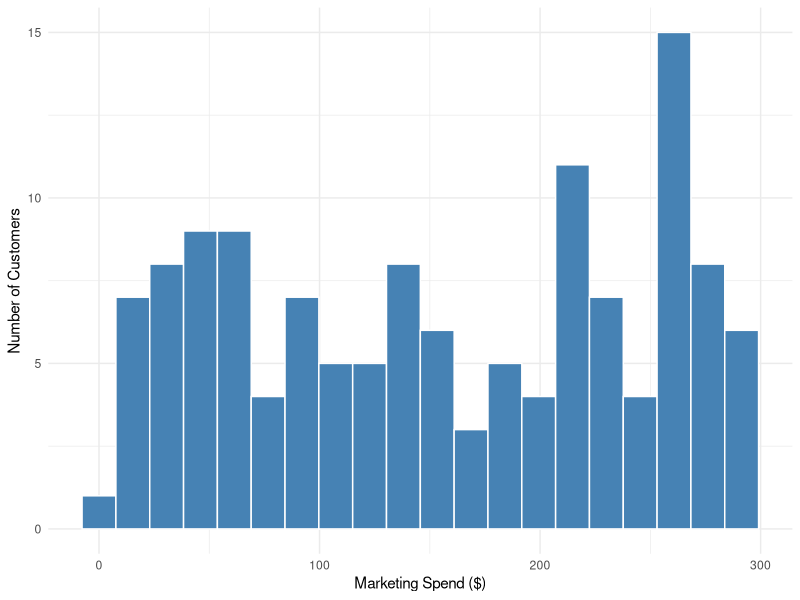
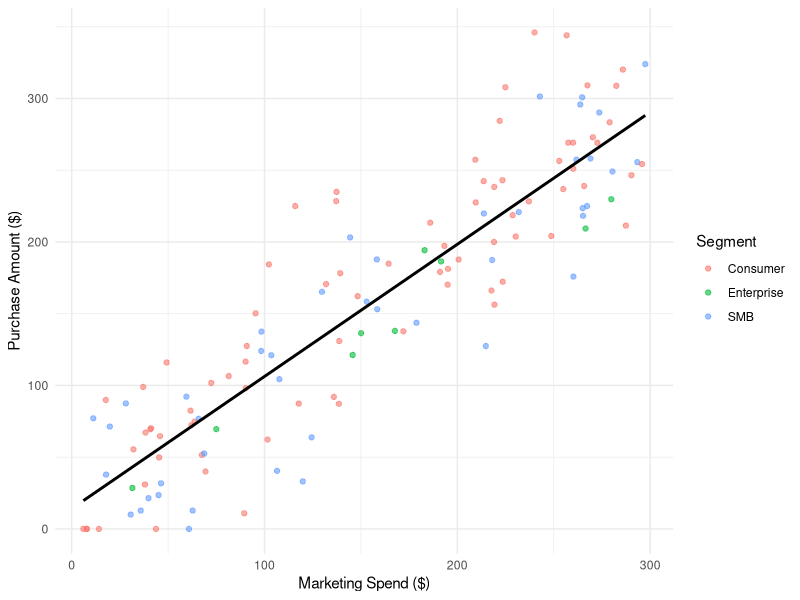
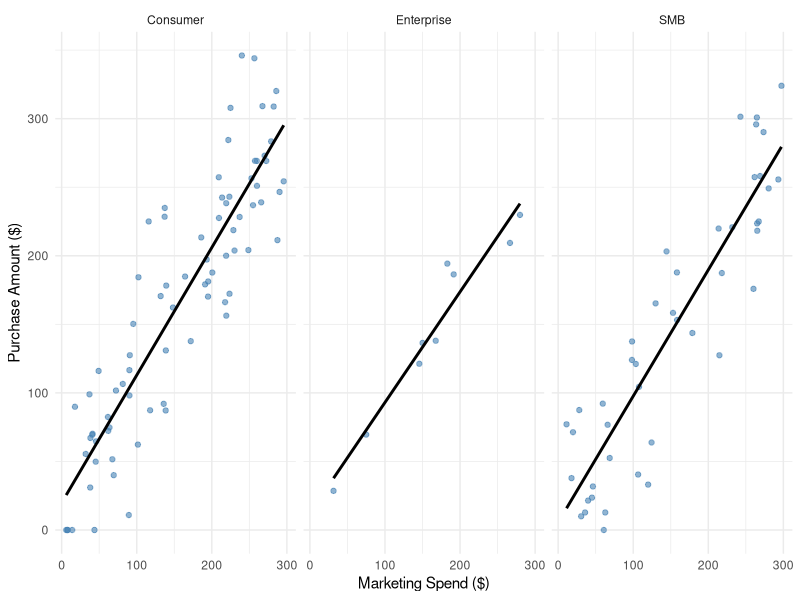

Here is the R script that generated these plots, in order:
## ---- chunk 1
#| label: load-libraries

library(tidyverse)
library(knitr)
## ---- chunk 2
#| label: load-and-clean-data

# Load the data
campaign_data <- read_csv("data/36527149_Urvi_Joshi.csv")

# Clean the data:
# 1. Remove rows where purchase_amount is missing (18 rows)
# 2. Remove the notes column as it is mostly empty and not needed
campaign_data <- campaign_data |>
  filter(!is.na(purchase_amount)) |>
  select(-notes)
## ---- chunk 3
#| label: tbl-summary-stats
#| tbl-cap: "Summary statistics for the key numeric variables in the dataset."

campaign_data |>
  select(marketing_spend, visits, purchase_amount) |>
  rename(
    `Marketing Spend ($)` = marketing_spend,
    `Visits` = visits,
    `Purchase Amount ($)` = purchase_amount
  ) |>
  summarise(across(everything(), list(
    Mean = ~ round(mean(.x), 2),
    Min  = ~ round(min(.x), 2),
    Max  = ~ round(max(.x), 2)
  ))) |>
  pivot_longer(everything(), names_to = c("Variable", "Statistic"), names_sep = "_") |>
  pivot_wider(names_from = Statistic, values_from = value) |>
  kable()
## ---- chunk 4
#| label: fig-spend-distribution
#| fig-cap: "Distribution of marketing spend across all customers."

ggplot(campaign_data, aes(x = marketing_spend)) +
  geom_histogram(bins = 20, fill = "steelblue", colour = "white") +
  labs(
    x = "Marketing Spend ($)",
    y = "Number of Customers"
  ) +
  theme_minimal()
## ---- chunk 5
#| label: fig-spend-vs-purchase
#| fig-cap: "Relationship between marketing spend and purchase amount. Each point is one customer, coloured by segment. The line shows the overall trend."

ggplot(campaign_data, aes(x = marketing_spend, y = purchase_amount, colour = segment)) +
  geom_point(alpha = 0.6) +
  geom_smooth(aes(group = 1), method = "lm", colour = "black", se = FALSE) +
  labs(
    x = "Marketing Spend ($)",
    y = "Purchase Amount ($)",
    colour = "Segment"
  ) +
  theme_minimal()
## ---- chunk 6
#| label: fig-spend-by-segment
#| fig-cap: "Marketing spend versus purchase amount shown separately for each customer segment."

ggplot(campaign_data, aes(x = marketing_spend, y = purchase_amount)) +
  geom_point(alpha = 0.6, colour = "steelblue") +
  geom_smooth(method = "lm", colour = "black", se = FALSE) +
  facet_wrap(~ segment) +
  labs(
    x = "Marketing Spend ($)",
    y = "Purchase Amount ($)"
  ) +
  theme_minimal()
## ---- chunk 7
#| label: inline-values

cor_val <- round(cor(campaign_data$marketing_spend, campaign_data$purchase_amount), 2)

low_mean <- campaign_data |>
  filter(marketing_spend <= quantile(marketing_spend, 0.25)) |>
  summarise(m = round(mean(purchase_amount), 2)) |>
  pull(m)

high_mean <- campaign_data |>
  filter(marketing_spend >= quantile(marketing_spend, 0.75)) |>
  summarise(m = round(mean(purchase_amount), 2)) |>
  pull(m)
